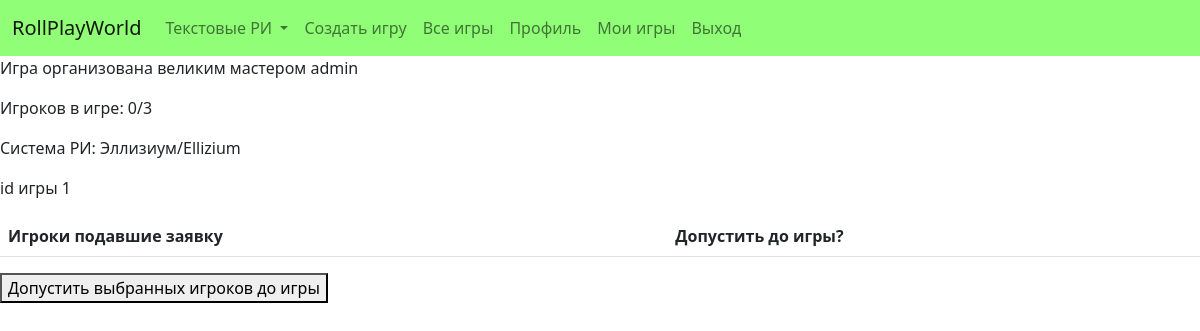
The page /all_games/1 (signed in) on the database as committed earlier.
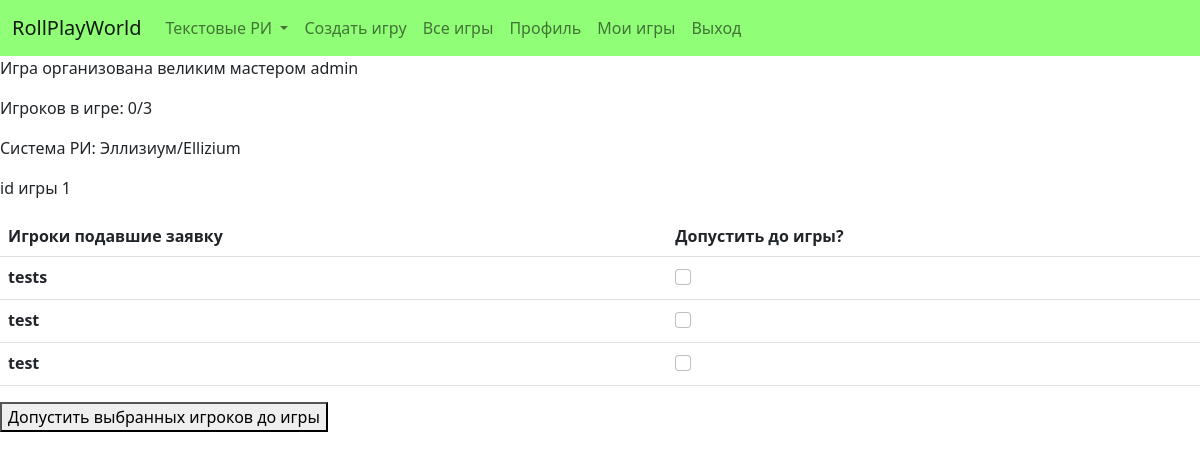
The same page on the database as committed later.
### magas/models.py (models this page shows)
class players_in_current_game(models.Model):
    user = models.IntegerField(default=0)
    player = models.CharField(max_length=255, default=None)
    game_id = models.ForeignKey(created_sessions, on_delete=models.CASCADE)
    approved_to_play = models.BooleanField(default=False)

### magas/views.py (the view, shortened to what this page needs)
# urls.py: path('all_games/<int:id>',view_current_game,name='current_game'),
def view_current_game(request,id):
    title = 'Игровая комната'
    is_in_the_game = False
    if (players_in_current_game.objects.filter(player=request.user.username, game_id = id).exists() and request.user.username != created_sessions.objects.get(pk = id).masters_name):
        is_in_the_game = True
    try:
        game_info =created_sessions.objects.get(pk=id)
        players = players_in_current_game.objects.filter(game_id = id)
        game_info = created_sessions.objects.get(pk=id)
        players = players_in_current_game.objects.filter(game_id=id)
        try:
            me_approved = players_in_current_game.objects.get(game_id=id, player=request.user.username)
            return render(request, 'magas/game_room.html',
                          {'title': title, 'game': game_info, 'username': request.user.username, 'players': players,
                           'is_in_the_game': is_in_the_game, 'approved': me_approved.approved_to_play})
        except:
            return render(request, 'magas/game_room.html',
                          {'title': title, 'game': game_info, 'username': request.user.username, 'players': players,
                           'is_in_the_game': is_in_the_game, 'approved': False})
    except:
        return redirect(reverse_lazy('main'))

### magas/templates/magas/game_room.html (shortened to what this page needs)
{% extends 'magas/main_template.html' %}
{% block content %}
<p>Игра организована великим мастером {{game.masters_name}}</p>
<p>Игроков в игре: {{game.current_number_of_players}}/{{game.number_of_players}}</p>
<p>Система РИ: {{game.game_type.name}}</p>
<p>id игры {{ game.pk }}</p>
{% if username != game.masters_name %}
    {% if not is_in_the_game %}
<a href = "{% url 'add_page' username game.pk %}">Add me</a>
    {% else %}
{% if approved %}
<h1>Вас допустили до участия в игре, поздравляем!</h1>
<h2>Для связи с ГМом, он оставил Вам контакт - {{game.contacts}}</h2>
{% else %}
    <h1>Вы отправили заявку на игру, свяжитесь с мастером, чтобы он разрешил Вам участвовать</h1>
    {% endif %}
    <a href = "{% url 'delete_page' username game.pk %}">Delete me</a>
    {% endif %}
<p>Описание игры: {{game.description}}</p>
{% else %}
<form method="POST">
<table class="table">
  <thead>
    <tr>
      <th scope="col">Игроки подавшие заявку</th>
      <th scope="col">Допустить до игры?</th>
    </tr>
  </thead>
      <tbody>
{% for i in players %}
    <tr>
      <th scope="row">{{i.player}}</th>
        <td>
        {% if i.approved_to_play %}
<div class = "form-check">
    <input class = "form-check-input" type="checkbox" checked="checked" value={{i.pk}} name ="boxes">
</div>
        {% else %}
            <div class = "form-check">
    <input class = "form-check-input" type="checkbox"  value={{i.pk}} name ="boxes">
</div>
        {% endif %}
</td>
    </tr>
{% endfor %}
      </tbody>
</table>
<button type="submit">Допустить выбранных игроков до игры</button>
</form>
{% endif %}
{% endblock %}

Rows that differ between the two databases and show on the page:
now on this page (row edited): players_in_current_game: player "tests"
added players_in_current_game: player "test"
added players_in_current_game: player "test"
